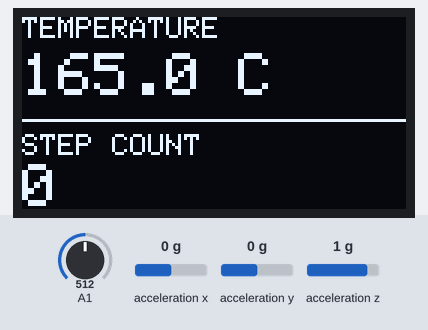
Recording of a sketch running on a simulated Arduino Zero (SAMD21). Parts: 128×64 one-colour display. Wiring (inferred from the names in the program): MPU-6050 motion sensor at I2C address 0x68. The inputs (shaded band) are chosen by the test bench; at power-on: acceleration x 0 g, A1 = 512, acceleration y 0 g, acceleration z 1 g (analog values on the 0–1023 scale). What the sketch prints to the serial monitor is not drawn.

Above: at 3.4 s.
3.5 s: acceleration x set to -1.4 g
At 4.7 s:
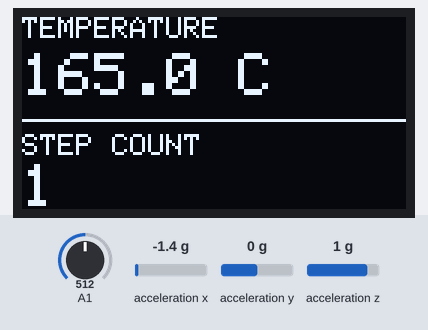
5.0 s: A1 set to 716
At 5.6 s:
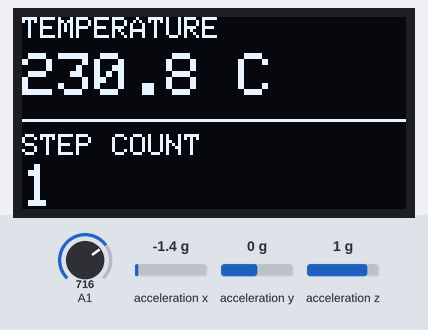
6.5 s: acceleration y set to -1.4 g
At 7.5 s:
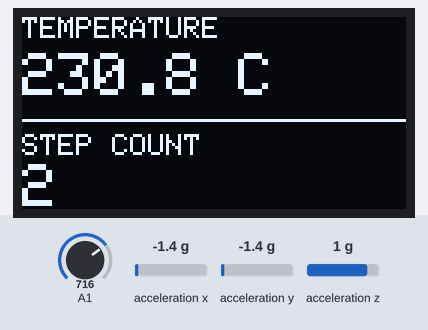
8.0 s: acceleration z set to -1.4 g
At 9.3 s:
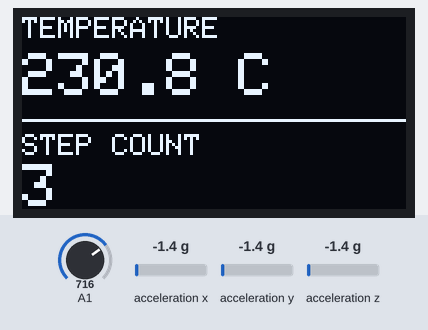
9.6 s: A1 set to 992
At 10.3 s:
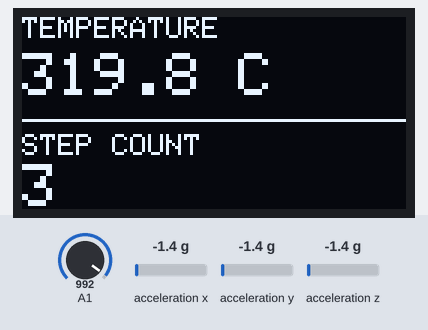
11.1 s: A1 set to 306
At 12.2 s:
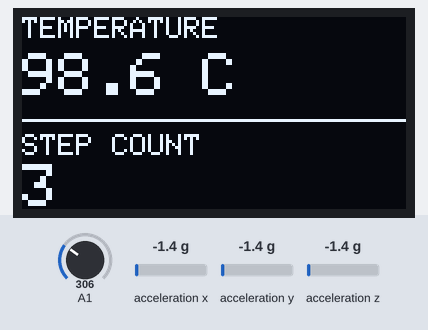
Timing chart, 0 to 13.6 s (numbered marks = the images above; inputs shaded):
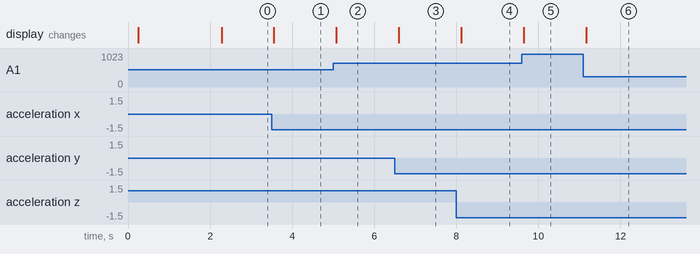

The sketch:

temperature_stepcounter_fall.ino
```cpp
#include <Wire.h>
#include <Adafruit_GFX.h>
#include <Adafruit_SSD1306.h>

// =================================================
// OLED
// =================================================
#define SCREEN_WIDTH 128
#define SCREEN_HEIGHT 64

#define OLED_SDA 5
#define OLED_SCL 4

Adafruit_SSD1306 display(
  SCREEN_WIDTH,
  SCREEN_HEIGHT,
  &Wire,
  -1
);

// =================================================
// LM35
// =================================================
#define LM35_PIN 1

#define ADC_VOLTAGE 3.3
#define ADC_MAX 4095.0

// =================================================
// MPU6050
// =================================================
#define MPU_SDA 7
#define MPU_SCL 6

#define MPU6050_ADDR 0x68

TwoWire MPUWire = TwoWire(1);

// MPU6050 registers
#define PWR_MGMT_1   0x6B
#define ACCEL_XOUT_H 0x3B

// =================================================
// STEP COUNTER
// =================================================
int stepCount = 0;

float previousMagnitude = 1.0;

bool stepDetected = false;

unsigned long lastStepTime = 0;

// Minimum time between two steps
const unsigned long STEP_DELAY = 300;

// Sensitivity for step detection
const float STEP_THRESHOLD = 0.20;

// =================================================
// WRITE MPU6050 REGISTER
// =================================================
void writeMPURegister(byte reg, byte value) {

  MPUWire.beginTransmission(MPU6050_ADDR);
  MPUWire.write(reg);
  MPUWire.write(value);
  MPUWire.endTransmission();
}

// =================================================
// READ MPU6050 ACCELERATION
// =================================================
void readAcceleration(float &ax, float &ay, float &az) {

  MPUWire.beginTransmission(MPU6050_ADDR);
  MPUWire.write(ACCEL_XOUT_H);
  MPUWire.endTransmission(false);

  MPUWire.requestFrom(MPU6050_ADDR, 6, true);

  int16_t rawX = (MPUWire.read() << 8) | MPUWire.read();
  int16_t rawY = (MPUWire.read() << 8) | MPUWire.read();
  int16_t rawZ = (MPUWire.read() << 8) | MPUWire.read();

  // Default ±2g sensitivity
  ax = rawX / 16384.0;
  ay = rawY / 16384.0;
  az = rawZ / 16384.0;
}

// =================================================
// SETUP
// =================================================
void setup() {

  Serial.begin(115200);

  // =================================================
  // OLED I2C
  // =================================================
  Wire.begin(OLED_SDA, OLED_SCL);

  if (!display.begin(SSD1306_SWITCHCAPVCC, 0x3C)) {

    Serial.println("OLED not found!");

    while (true);
  }

  // =================================================
  // LM35 ADC
  // =================================================
  analogReadResolution(12);

  // =================================================
  // MPU6050 I2C
  // =================================================
  MPUWire.begin(MPU_SDA, MPU_SCL);

  delay(100);

  // Wake MPU6050
  writeMPURegister(PWR_MGMT_1, 0x00);

  delay(100);

  // =================================================
  // STARTUP DISPLAY
  // =================================================
  display.clearDisplay();

  display.setTextColor(SSD1306_WHITE);

  display.setTextSize(1);

  display.setCursor(25, 15);
  display.println("HEALTH MONITOR");

  display.setCursor(30, 30);
  display.println("LM35 + MPU6050");

  display.setCursor(35, 45);
  display.println("Starting...");

  display.display();

  delay(2000);
}

// =================================================
// LOOP
// =================================================
void loop() {

  // =================================================
  // READ LM35
  // =================================================

  int adcValue = analogRead(LM35_PIN);

  float voltage =
    (adcValue / ADC_MAX) * ADC_VOLTAGE;

  // LM35 = 10mV per °C
  float temperatureC =
    voltage * 100.0;


  // =================================================
  // READ MPU6050
  // =================================================

  float ax, ay, az;

  readAcceleration(ax, ay, az);


  // =================================================
  // CALCULATE ACCELERATION MAGNITUDE
  // =================================================

  float magnitude =
    sqrt(
      ax * ax +
      ay * ay +
      az * az
    );


  // =================================================
  // STEP DETECTION
  // =================================================

  float change =
    abs(magnitude - previousMagnitude);

  unsigned long currentTime = millis();

  if (change > STEP_THRESHOLD &&
      !stepDetected &&
      currentTime - lastStepTime > STEP_DELAY) {

    stepCount++;

    lastStepTime = currentTime;

    stepDetected = true;
  }

  // Reset detection after acceleration settles
  if (change < STEP_THRESHOLD * 0.5) {

    stepDetected = false;
  }

  previousMagnitude = magnitude;


  // =================================================
  // SERIAL MONITOR
  // =================================================

  Serial.print("Temperature: ");
  Serial.print(temperatureC, 1);
  Serial.print(" C");

  Serial.print(" | Steps: ");
  Serial.print(stepCount);

  Serial.print(" | Accel: ");
  Serial.println(magnitude, 2);


  // =================================================
  // OLED DISPLAY
  // =================================================

  display.clearDisplay();

  display.setTextColor(SSD1306_WHITE);


  // Temperature
  display.setTextSize(1);

  display.setCursor(0, 0);
  display.println("TEMPERATURE");

  display.setTextSize(2);

  display.setCursor(0, 12);

  display.print(temperatureC, 1);
  display.print(" C");


  // Divider
  display.drawLine(
    0,
    34,
    128,
    34,
    SSD1306_WHITE
  );


  // Steps
  display.setTextSize(1);

  display.setCursor(0, 39);
  display.println("STEP COUNT");

  display.setTextSize(2);

  display.setCursor(0, 49);

  display.print(stepCount);


  display.display();


  delay(100);
}
```

Measured:
- after the input at 3.5 s, the display: changes after 0.05 s (image 1)
- after the input at 5.0 s, the display: changes after 0.07 s (image 2)
- after the input at 6.5 s, the display: changes after 0.10 s (image 3)
- after the input at 8.0 s, the display: changes after 0.12 s (image 4)
- after the input at 9.6 s, the display: changes at once (image 5)
- after the input at 11.1 s, the display: changes after 0.06 s (image 6)
